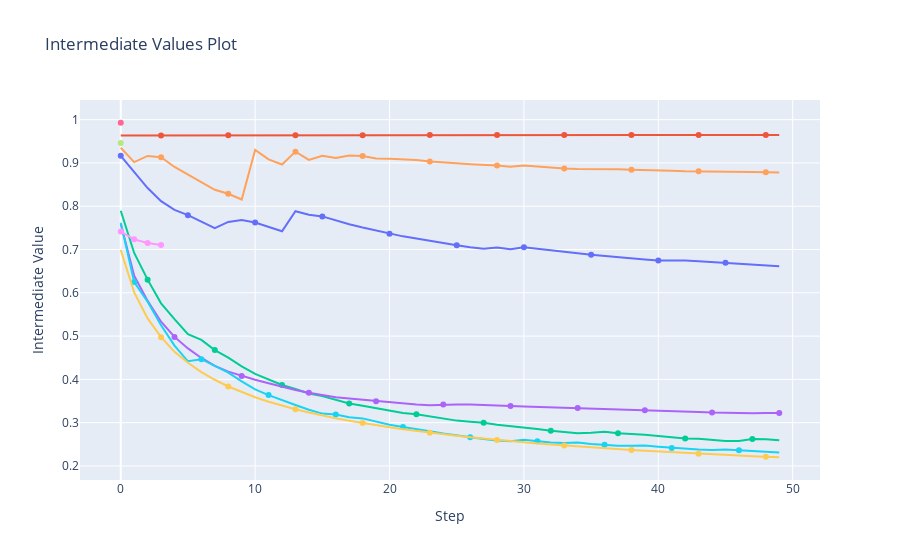

The cell this chart's notebook holds for it:
### Code cell
fig = optuna.visualization.plot_intermediate_values(study)
graph_path = Path(f"../figures/{params.MODEL_TYPE}/{params.MODEL_NAME}/")
if not os.path.exists(graph_path):
    os.makedirs(graph_path)
graph_path = (
    f"../figures/{params.MODEL_TYPE}/{params.MODEL_NAME}/plot_intermediate_values_graph"
)
fig.write_image(Path(f"{graph_path}.png"))
fig.show()
